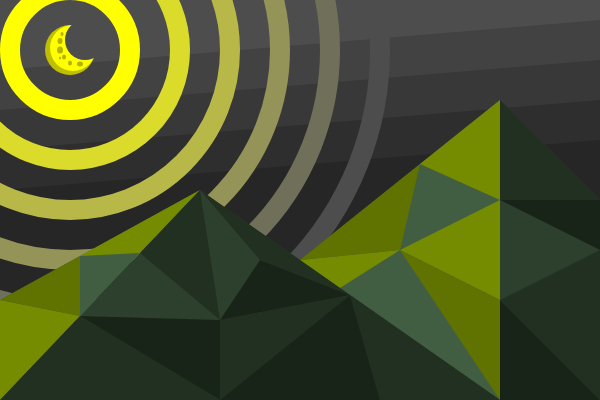
Frame 1 (no input)
Frame 60 (no input): identical to frame 1, image omitted
Frame 120 (the mouse pressed at the canvas centre since frame 60): identical to frame 1, image omitted

The p5.js sketch that drew this single still picture (run headless with seeded random() and noise() and a simulated clock; from frame 60 on, the mouse is pressed at the canvas centre):

// p5.js sketch
// ── sketch.js
function setup() {
  createCanvas(600, 400);
}

function draw() {
  colorMode(HSB)
  background(15);
  noStroke();
  
  //하늘 명암
  for(var i = 0; i < 4; i++){
    fill(18+i*4);
    quad(0, 0, 600, 0, 600, 140-40*i, 0, 190-40*i);
  }
  
  // 달
  fill(60, 100, 75);
  ellipse (70, 50, 50);
  fill(60, 100, 100);
  ellipse (73, 48, 46);
  fill(30);
  ellipse (85, 40, 40);
  
  //달 크레이터
  fill(60, 100, 70);
  ellipse(80, 64, 6, 5);
  ellipse(70, 63, 4, 5);
  ellipse(60, 58, 2, 3);
  ellipse(64, 57, 4, 5);
  ellipse(60, 50, 6, 7);
  ellipse(60, 41, 5, 6);
  ellipse(62, 34, 3, 4);
  
  //월광
  noFill()
  strokeWeight (20)
  var brt = 100;
  var sat = 100;
  var rad = 20;
  for(var i = 0; i < 6; i++){
    rad += 100;
    stroke(60, sat, brt);
    ellipse(70, 50, rad);
    brt -= 14;
    sat -=20;
  }
  noStroke();
  
  //산 베이스
  fill(120, 30, 25);
  triangle(200, 190, 500, 400, 0, 400);
  quad(500, 400, 600, 400, 600, 200, 500, 100);
  
  fill(120, 30, 37);
  triangle(200, 190, 0, 300, 0, 400);
  triangle(500, 400, 500, 100, 300, 260);
  
  //산 하이라이트
  fill(70, 100, 55);
  triangle(200, 190, 80, 256, 140, 253);
  triangle(0, 400, 0, 300, 80, 316);
  
  triangle(500, 100, 420, 164, 500, 200);
  triangle(500, 200, 500, 300, 400, 250);
  triangle(300, 260, 340, 288, 400, 250);
  
  fill(70, 100, 45);
  triangle(80, 256, 0, 300, 80, 316);
  
  triangle(500, 300, 500, 400, 400, 250);
  triangle(300, 260, 420, 164, 400, 250);
  
  //산 그림자
  fill(120, 30, 19);
  triangle(200, 190, 220, 320, 140, 253);
  triangle(0, 400, 220, 400, 80, 316);
  triangle(220, 400, 220, 320, 350, 295);
  triangle(380, 400, 500, 400, 350, 295);
  triangle(200, 190, 260, 260, 350, 295);
  
  triangle(500, 100, 600, 200, 500, 200);
  triangle(500, 300, 600, 250, 600, 400);
  
  
  fill(120, 30, 14);
  triangle(380, 400, 220, 400, 350, 295);
  triangle(220, 320, 220, 400, 80, 316);
  triangle(260, 260, 220, 320, 350, 295);
  triangle(500, 300, 500, 400, 600, 400);
  
  triangle(600, 250, 600, 200, 500, 200);
  
}
